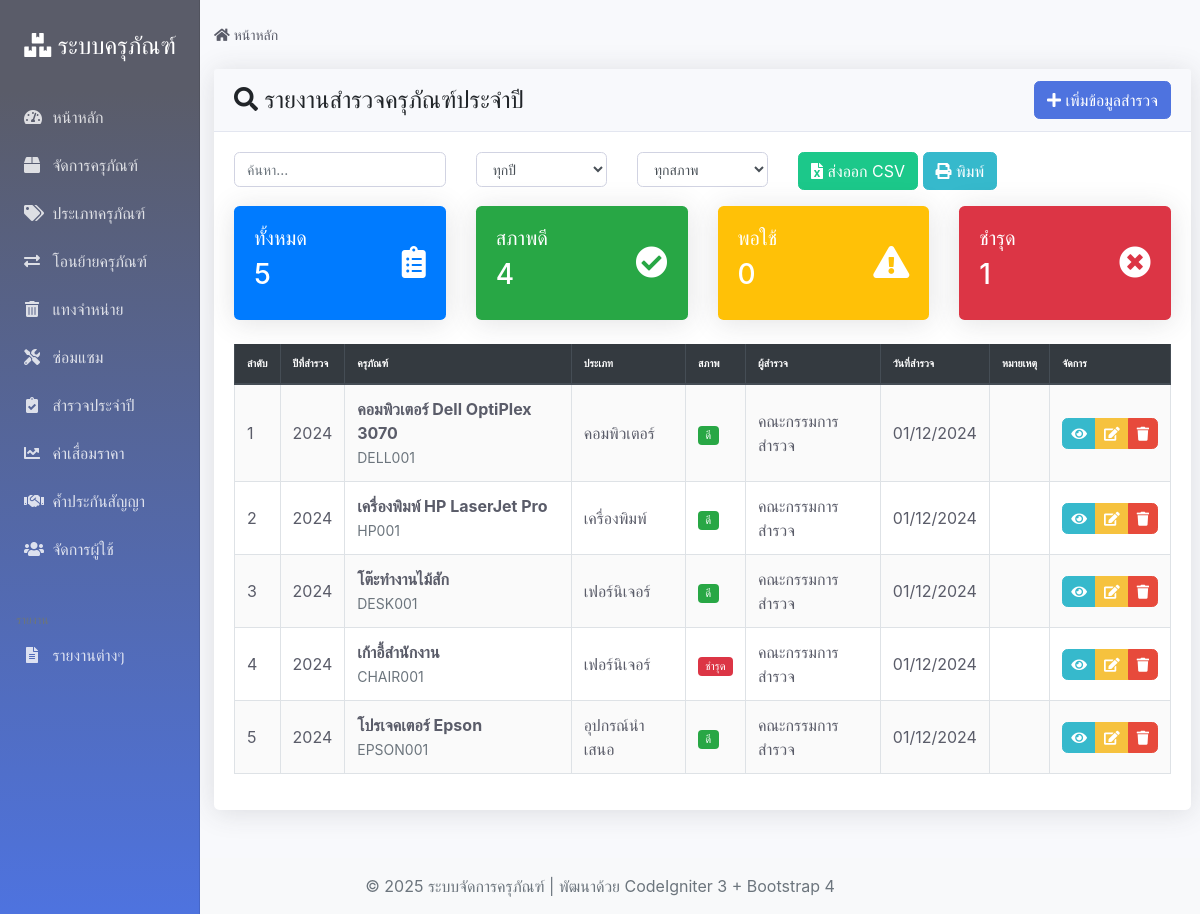
Screenshot of /index.php/surveys with the database file from the repository.
### tables this page shows
CREATE TABLE `annual_surveys` (
  `survey_id` int(11) NOT NULL AUTO_INCREMENT,
  `survey_year` int(4) NOT NULL COMMENT 'ปีที่สำรวจ',
  `asset_id` int(11) NOT NULL COMMENT 'รหัสครุภัณฑ์',
  `condition` enum('ดี','พอใช้','ชำรุด','ไม่สามารถใช้งานได้') NOT NULL COMMENT 'สภาพครุภัณฑ์',
  `notes` text DEFAULT NULL COMMENT 'บันทึกเพิ่มเติม',
  `surveyed_by` varchar(255) NOT NULL COMMENT 'ผู้สำรวจ',
  `survey_date` date NOT NULL COMMENT 'วันที่สำรวจ',
  `created_at` timestamp NOT NULL DEFAULT CURRENT_TIMESTAMP,
  PRIMARY KEY (`survey_id`),
  UNIQUE KEY `unique_asset_year` (`asset_id`, `survey_year`),
  KEY `fk_surveys_asset` (`asset_id`),
  KEY `idx_survey_year` (`survey_year`),
  CONSTRAINT `fk_surveys_asset` FOREIGN KEY (`asset_id`) REFERENCES `assets` (`asset_id`) ON DELETE CASCADE
);

CREATE TABLE `assets` (
  `asset_id` int(11) NOT NULL AUTO_INCREMENT,
  `asset_name` varchar(255) NOT NULL COMMENT 'ชื่อครุภัณฑ์',
  `asset_type` varchar(100) NOT NULL COMMENT 'ประเภทครุภัณฑ์',
  `serial_number` varchar(100) UNIQUE DEFAULT NULL COMMENT 'หมายเลขซีเรียล',
  `purchase_date` date NOT NULL COMMENT 'วันที่จัดซื้อ',
  `purchase_price` decimal(15,2) NOT NULL COMMENT 'ราคาจัดซื้อ',
  `current_location` varchar(255) NOT NULL COMMENT 'สถานที่ตั้งปัจจุบัน',
  `status` enum('ใช้งาน','ชำรุด','จำหน่ายแล้ว','ซ่อมแซม') NOT NULL DEFAULT 'ใช้งาน' COMMENT 'สถานะ',
  `warranty_info` text DEFAULT NULL COMMENT 'ข้อมูลการรับประกัน',
  `depreciation_rate` decimal(5,2) NOT NULL DEFAULT 0.00 COMMENT 'อัตราค่าเสื่อมราคา (%)',
  `acquisition_method` varchar(100) NOT NULL COMMENT 'วิธีการได้มา',
  `responsible_person` varchar(255) NOT NULL COMMENT 'ผู้รับผิดชอบ',
  `created_at` timestamp NOT NULL DEFAULT CURRENT_TIMESTAMP,
  `updated_at` timestamp NOT NULL DEFAULT CURRENT_TIMESTAMP ON UPDATE CURRENT_TIMESTAMP,
  PRIMARY KEY (`asset_id`),
  KEY `idx_asset_type` (`asset_type`),
  KEY `idx_status` (`status`),
  KEY `idx_location` (`current_location`)
);

### application/controllers/Surveys.php (called while the page is built, shortened)
<?php
class Surveys extends CI_Controller {
    public function __construct()
    {
        $this->load->model('Survey_model');
        $this->load->model('Asset_model');
        $this->load->helper(array('url', 'form'));
        $this->load->library(array('session', 'form_validation'));
    }
    public function index()
    {
        $data = array();
        $keyword = $this->input->get('search');
        $year = $this->input->get('year');
        $condition = $this->input->get('condition');
        if ($keyword || $year || $condition) {
            $data['surveys'] = $this->Survey_model->search_surveys($keyword, $year, $condition);
        } else {
            $data['surveys'] = $this->Survey_model->get_all_surveys();
        }
        $data['survey_years'] = $this->Survey_model->get_survey_years();
        $data['search_keyword'] = $keyword;
        $data['selected_year'] = $year;
        $data['selected_condition'] = $condition;
        $data['title'] = 'รายงานสำรวจครุภัณฑ์ประจำปี';
        $this->load->view('templates/header', $data);
        $this->load->view('surveys/index', $data);
        $this->load->view('templates/footer');
    }
}

### index.php (called while the page is built, shortened)
<?php
require_once BASEPATH.'core/CodeIgniter.php';

### application/models/Survey_model.php (called while the page is built, shortened)
<?php
class Survey_model extends CI_Model {
    public function get_all_surveys($year = null, $limit = null, $offset = null)
    {
        $this->db->select('s.*, a.asset_name, a.serial_number, a.asset_type, a.current_location');
        $this->db->from('annual_surveys s');
        $this->db->join('assets a', 's.asset_id = a.asset_id');
        $this->db->order_by('s.survey_date', 'DESC');
        $query = $this->db->get();
        return $query->result_array();
    }
    public function get_survey_years()
    {
        $this->db->select('survey_year');
        $this->db->distinct();
        $this->db->order_by('survey_year', 'DESC');
        $query = $this->db->get('annual_surveys');
        return array_column($query->result_array(), 'survey_year');
    }
}

### application/views/surveys/index.php (the view, shortened to what this page needs)
<div class="container-fluid">
    <div class="row">
        <div class="col-md-12">
            <div class="card">
                <div class="card-header d-flex justify-content-between align-items-center">
                    <h4 class="card-title mb-0">
                        <i class="fas fa-search"></i> รายงานสำรวจครุภัณฑ์ประจำปี
                    </h4>
                    <a href="<?php echo site_url('surveys/add'); ?>" class="btn btn-primary">
                        <i class="fas fa-plus"></i> เพิ่มข้อมูลสำรวจ
                    </a>
                </div>
                <div class="card-body">
                    <div class="row mb-3">
                        <div class="col-md-3">
                            <input type="text" id="searchInput" class="form-control" placeholder="ค้นหา...">
                        </div>
                        <div class="col-md-2">
                            <select id="yearFilter" class="form-control">
                                <option value="">ทุกปี</option>
                            </select>
                        </div>
                        <div class="col-md-2">
                            <select id="conditionFilter" class="form-control">
                                <option value="">ทุกสภาพ</option>
                            </select>
                        </div>
                        <div class="col-md-3">
                            <button id="exportBtn" class="btn btn-success">
                                <i class="fas fa-file-excel"></i> ส่งออก CSV
                            </button>
                            <button id="printBtn" class="btn btn-info">
                                <i class="fas fa-print"></i> พิมพ์
                            </button>
                        </div>
                    </div>
                    <div class="row mb-4">
                        <div class="col-md-3">
                            <div class="card bg-primary text-white">
                                <div class="card-body">
                                    <div class="d-flex justify-content-between">
                                        <div>
                                            <h5>ทั้งหมด</h5>
                                            <h3 id="totalSurveys"><?php echo count($surveys); ?></h3>
                                        </div>
                                        <div class="align-self-center">
                                            <i class="fas fa-clipboard-list fa-2x"></i>
                                        </div>
                                    </div>
                                </div>
                            </div>
                        </div>
                        <div class="col-md-3">
                            <div class="card bg-success text-white">
                                <div class="card-body">
                                    <div class="d-flex justify-content-between">
                                        <div>
                                            <h5>สภาพดี</h5>
                                            <h3 id="goodCondition">
                                                <?php echo count(array_filter($surveys, function($s) { return $s['condition'] == 'ดี'; })); ?>
                                            </h3>
                                        </div>
                                        <div class="align-self-center">
                                            <i class="fas fa-check-circle fa-2x"></i>
                                        </div>
                                    </div>
                                </div>
                            </div>
                        </div>
                        <div class="col-md-3">
                            <div class="card bg-warning text-white">
                                <div class="card-body">
                                    <div class="d-flex justify-content-between">
                                        <div>
                                            <h5>พอใช้</h5>
                                            <h3 id="fairCondition">
                                                <?php echo count(array_filter($surveys, function($s) { return $s['condition'] == 'พอใช้'; })); ?>
                                            </h3>
                                        </div>
                                        <div class="align-self-center">
                                            <i class="fas fa-exclamation-triangle fa-2x"></i>
                                        </div>
                                    </div>
                                </div>
                            </div>
                        </div>
                        <div class="col-md-3">
                            <div class="card bg-danger text-white">
                                <div class="card-body">
                                    <div class="d-flex justify-content-between">
                                        <div>
                                            <h5>ชำรุด</h5>
                                            <h3 id="damagedCondition">
                                                <?php echo count(array_filter($surveys, function($s) { return in_array($s['condition'], ['ชำรุด', 'ไม่สามารถใช้งานได้']); })); ?>
                                            </h3>
                                        </div>
                                        <div class="align-self-center">
                                            <i class="fas fa-times-circle fa-2x"></i>
                                        </div>
                                    </div>
                                </div>
                            </div>
                        </div>
                    </div>
                    <div class="table-responsive">
                        <table id="surveysTable" class="table table-striped table-bordered">
                            <thead class="thead-dark">
                                <tr>
                                    <th>ลำดับ</th>
                                    <th>ปีที่สำรวจ</th>
                                    <th>ครุภัณฑ์</th>
                                    <th>ประเภท</th>
                                    <th>สภาพ</th>
                                    <th>ผู้สำรวจ</th>
                                    <th>วันที่สำรวจ</th>
                                    <th>หมายเหตุ</th>
                                    <th>จัดการ</th>
                                </tr>
                            </thead>
                            <tbody>
                                <?php $i = 1; foreach($surveys as $survey): ?>
                                <tr>
                                    <td><?php echo $i++; ?></td>
                                    <td><?php echo $survey['survey_year']; ?></td>
                                    <td>
                                        <strong><?php echo htmlspecialchars($survey['asset_name']); ?></strong><br>
                                        <small class="text-muted"><?php echo htmlspecialchars($survey['serial_number']); ?></small>
                                    </td>
                                    <td><?php echo htmlspecialchars($survey['asset_type']); ?></td>
                                    <td>
                                        <?php
                                        $condition_class = '';
                                        switch($survey['condition']) {
                                            case 'ดี':
                                                $condition_class = 'badge-success';
                                                break;
                                            case 'ชำรุด':
                                                $condition_class = 'badge-danger';
                                                break;
                                        }
                                        ?>
                                        <span class="badge <?php echo $condition_class; ?>">
                                            <?php echo $survey['condition']; ?>
                                        </span>
                                    </td>
                                    <td><?php echo htmlspecialchars($survey['surveyed_by']); ?></td>
                                    <td><?php echo date("d/m/Y", strtotime($survey['survey_date'])); ?></td>
                                    <td>
                                    </td>
                                    <td>
                                        <div class="btn-group" role="group">
                                            <a href="<?php echo site_url('surveys/view/'.$survey['survey_id']); ?>"
                                               class="btn btn-sm btn-info" title="ดูรายละเอียด">
                                                <i class="fas fa-eye"></i>
                                            </a>
                                            <a href="<?php echo site_url('surveys/edit/'.$survey['survey_id']); ?>"
                                               class="btn btn-sm btn-warning" title="แก้ไข">
                                                <i class="fas fa-edit"></i>
                                            </a>
                                            <a href="<?php echo site_url('surveys/delete/'.$survey['survey_id']); ?>"
                                               class="btn btn-sm btn-danger" title="ลบ"
                                               onclick="return confirm('คุณแน่ใจหรือไม่ที่จะลบข้อมูลนี้?')">
                                                <i class="fas fa-trash"></i>
                                            </a>
                                        </div>
                                    </td>
                                </tr>
                                <?php endforeach; ?>
                            </tbody>
                        </table>
                    </div>
                </div>
            </div>
        </div>
    </div>
</div>

### assets/css/custom.css (style rules this page uses)
body { background-color: #f8f9fc; font-family: 'Nunito', -apple-system, BlinkMacSystemFont, 'Segoe UI', 'Roboto', 'Helvetica Neue', Arial, sans-serif; }
.container-fluid { padding: 0; }
.card { box-shadow: 0 0.15rem 1.75rem 0 rgba(58, 59, 69, 0.15); border: none; border-radius: .35rem; }
.card-header { background-color: #f8f9fc; border-bottom: 1px solid #e3e6f0; padding: .75rem 1.25rem; }
.btn { border-radius: .35rem; font-weight: 400; transition: all .15s ease-in-out; }
.btn-primary { background-color: #4e73df; border-color: #4e73df; }
.btn-success { background-color: #1cc88a; border-color: #1cc88a; }
.btn-warning { background-color: #f6c23e; border-color: #f6c23e; color: #fff; }
.btn-info { background-color: #36b9cc; border-color: #36b9cc; }
.btn-danger { background-color: #e74a3b; border-color: #e74a3b; }
.table { color: #5a5c69; }
.table thead th { border-top: none; border-bottom: 2px solid #e3e6f0; font-weight: 600; text-transform: uppercase; font-size: .65rem; color: #6c757d; background-color: #f8f9fc; }
.table td { border-top: 1px solid #e3e6f0; vertical-align: middle; }
.table-striped tbody tr:nth-of-type(odd) { background-color: rgba(0, 0, 0, .02); }
.badge { font-size: .7rem; font-weight: 500; padding: .35em .65em; }
.form-control { border: 1px solid #d1d3e2; border-radius: .35rem; font-size: .875rem; transition: all .15s ease-in-out; }

### rows the page displays
annual_surveys: survey_year "2024", asset.asset_name "คอมพิวเตอร์ Dell OptiPlex 3070", asset.serial_number "DELL001", asset.asset_type "คอมพิวเตอร์", condition "ดี", surveyed_by "คณะกรรมการสำรวจ", survey_date "01/12/2024"
annual_surveys: survey_year "2024", asset.asset_name "เครื่องพิมพ์ HP LaserJet Pro", asset.serial_number "HP001", asset.asset_type "เครื่องพิมพ์", condition "ดี", surveyed_by "คณะกรรมการสำรวจ", survey_date "01/12/2024"
annual_surveys: survey_year "2024", asset.asset_name "โต๊ะทำงานไม้สัก", asset.serial_number "DESK001", asset.asset_type "เฟอร์นิเจอร์", condition "ดี", surveyed_by "คณะกรรมการสำรวจ", survey_date "01/12/2024"
annual_surveys: survey_year "2024", asset.asset_name "เก้าอี้สำนักงาน", asset.serial_number "CHAIR001", asset.asset_type "เฟอร์นิเจอร์", condition "ชำรุด", surveyed_by "คณะกรรมการสำรวจ", survey_date "01/12/2024"
annual_surveys: survey_year "2024", asset.asset_name "โปรเจคเตอร์ Epson", asset.serial_number "EPSON001", asset.asset_type "อุปกรณ์นำเสนอ", condition "ดี", surveyed_by "คณะกรรมการสำรวจ", survey_date "01/12/2024"

### other values shown
count($surveys) "5"
